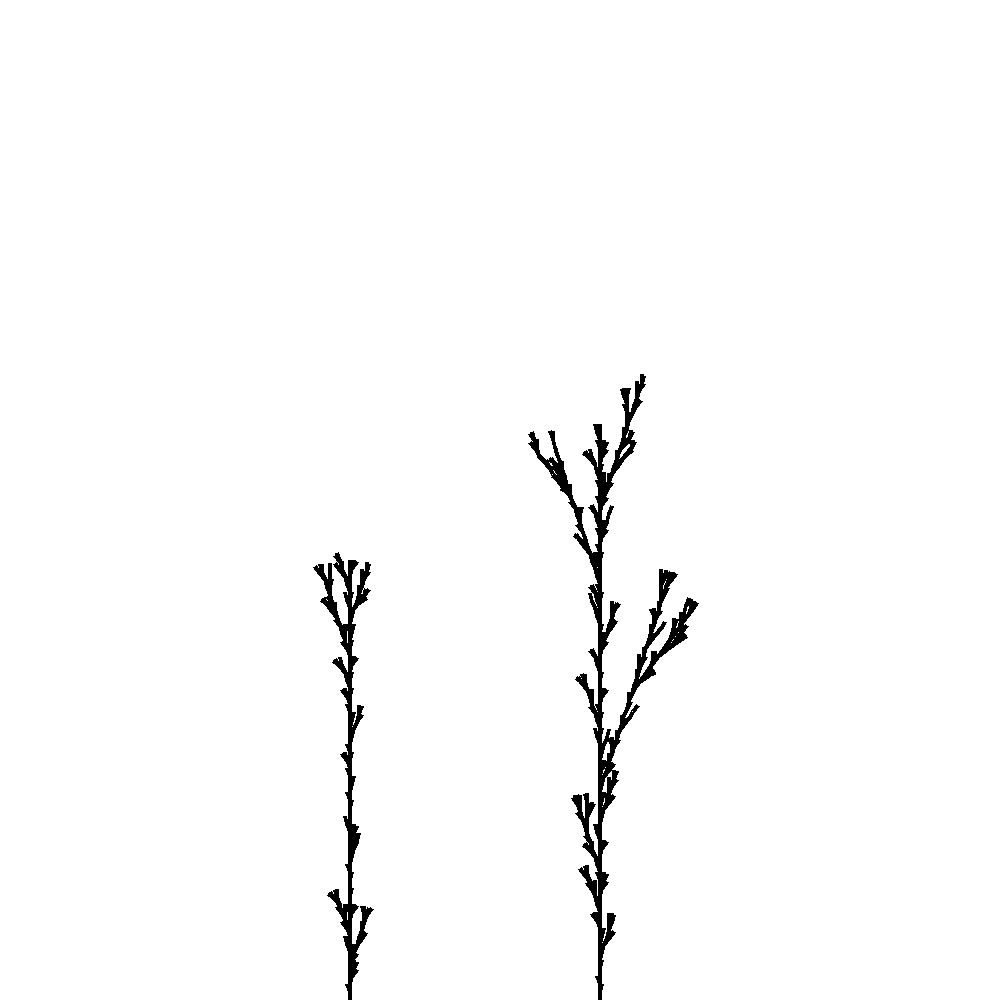

The script that saved this image:

import PIL.Image as Image
from PIL import ImageDraw
from random import randint
import numpy as np
import cv2
import re
def l_system(axiom : str, rules : dict, iterations : int) -> str:
    new_axiom = ""
    for _ in range(iterations):
        new_axiom = "".join([rules[c] if c in rules else c for c in axiom])
        axiom = new_axiom
    return axiom





def draw_l_system(image: Image, 
                  axiom : str, 
                  ) -> Image:
    x, y = 500, 1000
    stack = []
    draw = ImageDraw.Draw(image)
    init_angle = 270
    
    length = 10
    #print(axiom)
    for c in axiom:
        if c == "F" or c == "X":

            x1 = x + length * np.cos(np.radians(init_angle))
            y1 = y + length * np.sin(np.radians(init_angle))
            draw.line((x, y, x1, y1), fill="black")
            x, y = x1, y1


        elif c == "+":
            init_angle += 25.7
        elif c == "-":
            init_angle -= 25.7
        elif c == "[":
            stack.append((x, y, init_angle))
        elif c == "]":
            x, y, init_angle = stack.pop()





    
                                                     






            
            
       
# Parametric L-System


                
            
    



if __name__ == '__main__':
    
    iterations = 4
    angle = 25.7
    length = 20    
    image = Image.new("RGB", (1000, 1000), "white")
    axiom = "X"
    rules = {
        "F":"FF",
        "X":"F-[[X]+X]+F[+FX]-X",
    }
    rules_1 = {
        "F":"FF-[-F+F+F]+[+F-F-F]"
    }
    

    draw_l_system(image, l_system("F", rules_1, iterations))
    image.show()
    image.save("l_system.png")
